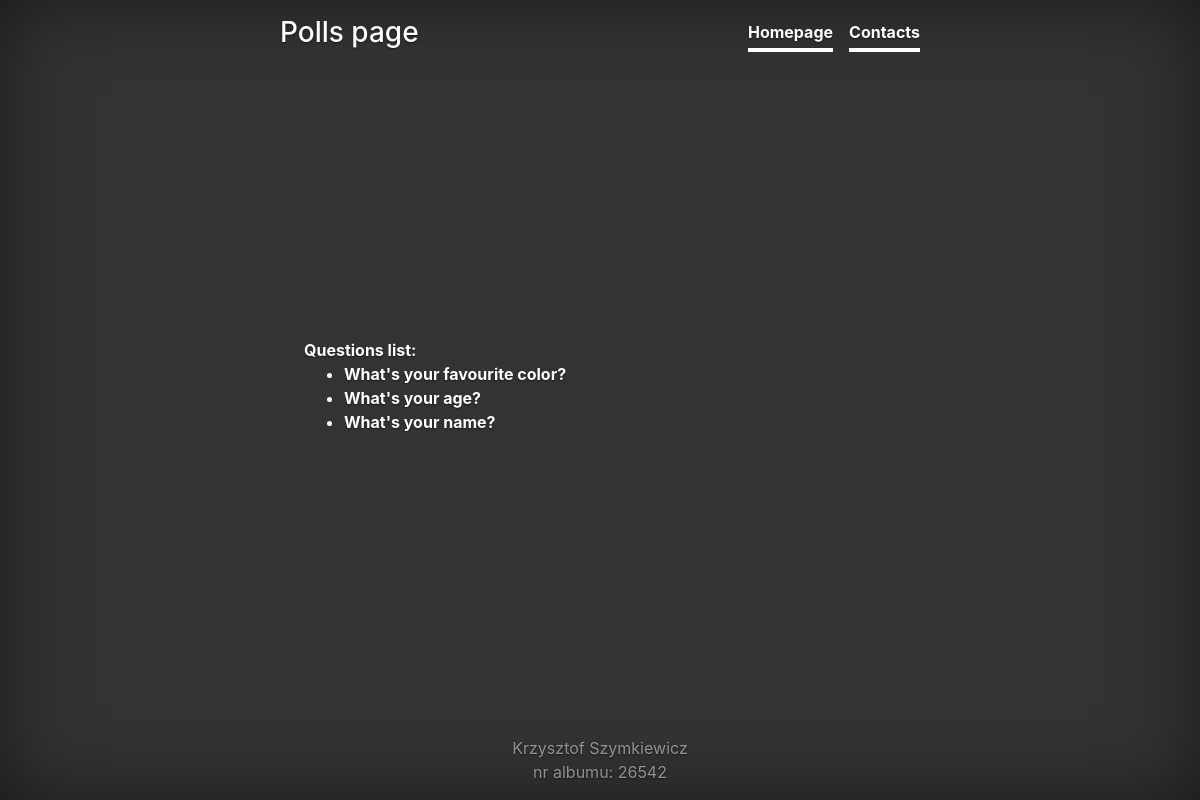
Screenshot of /polls/ with the database file from the repository.
### polls/models.py (models this page shows, shortened)
class Question(models.Model):
    question_text = models.CharField(max_length=100)
    pub_date = models.DateTimeField('date-published')

### polls/views.py (the view)
def index(request):
    latest_questions = Question.objects.order_by('-pub_date')[0:5]
    return render(request, "polls/index.html", {
        'latest_questions': latest_questions,
    })

### polls/templates/polls/index.html (shortened to what this page needs)
{% extends 'polls/base.html' %}
{% block main_content %}
    <div class="text-left">
        <b>Questions list:</b>
        {% if latest_questions %}
            <ul>
                {% for question in latest_questions %}
                    <li>
                        <a href = {% url "polls:detail" question.id %}>
                            <b>{{question.question_text}}</b>
                    </li>
                {% endfor %}
            </ul>
        {% else %}
            <p>You don't have any questions. Please add some. </p>
        {% endif %}
    </div>
{% endblock %}

### polls/static/polls/styles.css (style rules this page uses)
a, a:focus, a:hover { color: #fff; }
html, body { height: 100%; background-color: #333; }
body { display: -ms-flexbox; display: flex; color: #fff; text-shadow: 0 .05rem .1rem rgba(0, 0, 0, .5); box-shadow: inset 0 0 5rem rgba(0, 0, 0, .5); }

### rows the page displays
Question: question_text "What's your favourite color?"
Question: question_text "What's your age?"
Question: question_text "What's your name?"
